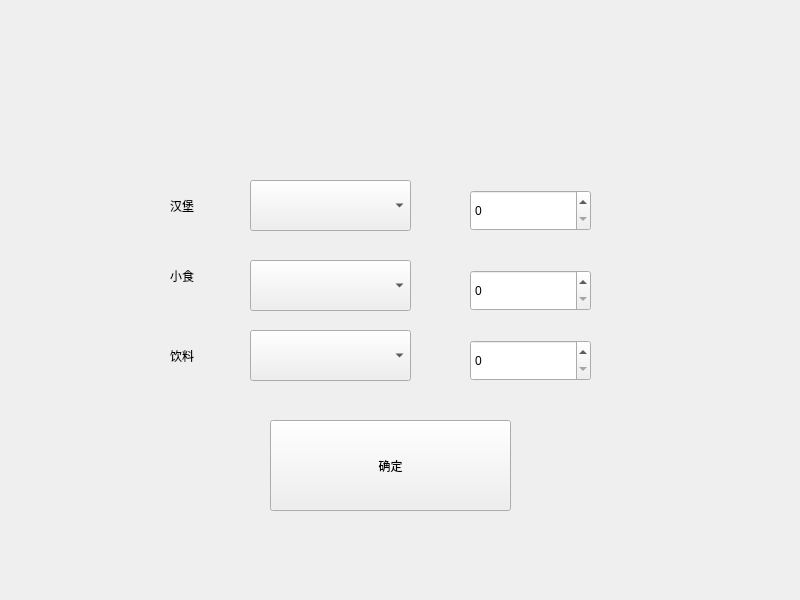
<?xml version="1.0" encoding="UTF-8"?>
<ui version="4.0">
 <class>Widget</class>
 <widget class="QWidget" name="Widget">
  <property name="geometry">
   <rect>
    <x>0</x>
    <y>0</y>
    <width>800</width>
    <height>600</height>
   </rect>
  </property>
  <property name="windowTitle">
   <string>Widget</string>
  </property>
  <widget class="QLabel" name="label">
   <property name="geometry">
    <rect>
     <x>170</x>
     <y>180</y>
     <width>121</width>
     <height>51</height>
    </rect>
   </property>
   <property name="text">
    <string>汉堡</string>
   </property>
  </widget>
  <widget class="QLabel" name="label_2">
   <property name="geometry">
    <rect>
     <x>170</x>
     <y>250</y>
     <width>121</width>
     <height>51</height>
    </rect>
   </property>
   <property name="text">
    <string>小食</string>
   </property>
  </widget>
  <widget class="QLabel" name="label_3">
   <property name="geometry">
    <rect>
     <x>170</x>
     <y>330</y>
     <width>121</width>
     <height>51</height>
    </rect>
   </property>
   <property name="text">
    <string>饮料</string>
   </property>
  </widget>
  <widget class="QComboBox" name="comboBox">
   <property name="geometry">
    <rect>
     <x>250</x>
     <y>180</y>
     <width>161</width>
     <height>51</height>
    </rect>
   </property>
  </widget>
  <widget class="QComboBox" name="comboBox_2">
   <property name="geometry">
    <rect>
     <x>250</x>
     <y>260</y>
     <width>161</width>
     <height>51</height>
    </rect>
   </property>
  </widget>
  <widget class="QComboBox" name="comboBox_3">
   <property name="geometry">
    <rect>
     <x>250</x>
     <y>330</y>
     <width>161</width>
     <height>51</height>
    </rect>
   </property>
  </widget>
  <widget class="QSpinBox" name="spinBox">
   <property name="geometry">
    <rect>
     <x>470</x>
     <y>190</y>
     <width>121</width>
     <height>41</height>
    </rect>
   </property>
  </widget>
  <widget class="QSpinBox" name="spinBox_2">
   <property name="geometry">
    <rect>
     <x>470</x>
     <y>270</y>
     <width>121</width>
     <height>41</height>
    </rect>
   </property>
  </widget>
  <widget class="QSpinBox" name="spinBox_3">
   <property name="geometry">
    <rect>
     <x>470</x>
     <y>340</y>
     <width>121</width>
     <height>41</height>
    </rect>
   </property>
  </widget>
  <widget class="QPushButton" name="pushButton">
   <property name="geometry">
    <rect>
     <x>270</x>
     <y>420</y>
     <width>241</width>
     <height>91</height>
    </rect>
   </property>
   <property name="text">
    <string>确定</string>
   </property>
  </widget>
 </widget>
 <resources/>
 <connections/>
</ui>
